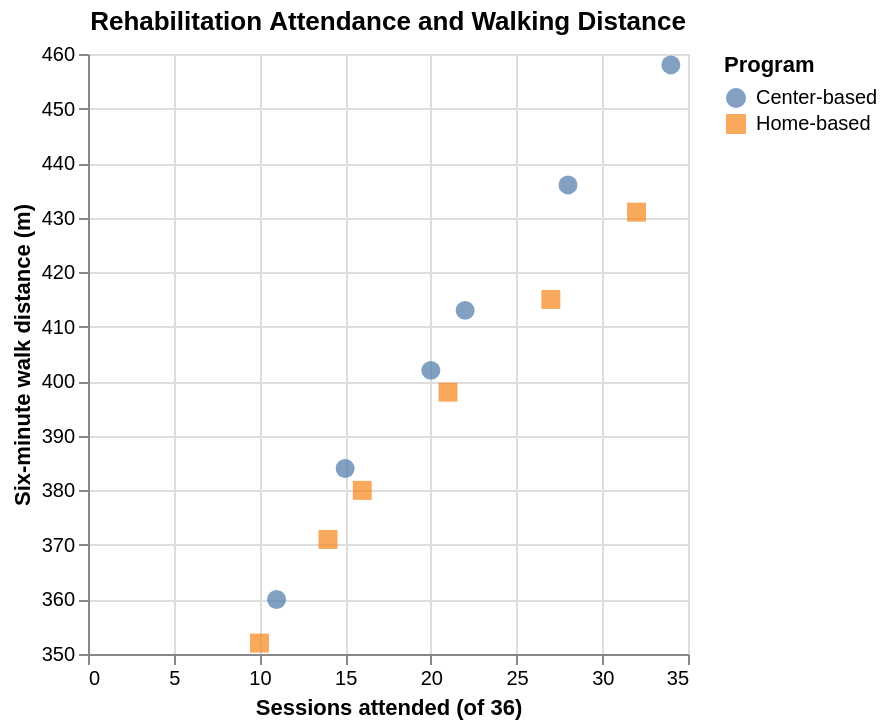

The code cell stored with this chart in its notebook:
### Markdown cell above
## Task 1: Explore the rehab patients with Altair

### 1.1 Load the patients and build the scatter plot

> **Checkpoint: `output/exploratory_spec.json`**
> A Vega-Lite specification with a `point` mark, `x`, `y`, `color`, and `shape` encodings, and the twelve patients embedded.

### Code cell
patients = pd.read_csv(PATIENTS_PATH) # TODO: read PATIENTS_PATH with pd.read_csv

print("Shape:", patients.shape) # TODO: print the shape and the dtypes of patients
display(patients.dtypes)  


exploratory_chart = (
    alt.Chart(patients)
    .mark_point(filled=True, size=90)
    .encode(
        x=alt.X(
            "sessions_attended:Q",
            title="Sessions attended (of 36)"
        ),
        y=alt.Y(
            "walk_distance_m:Q",
            title="Six-minute walk distance (m)",
            scale=alt.Scale(zero=False)
        ),
        color=alt.Color("program:N", title="Program"),
        shape=alt.Shape("program:N", title="Program"),
        tooltip=[
            "patient_id:N",
            "program:N",
            "sessions_attended:Q",
            "walk_distance_m:Q"
        ]
    )
    .properties(
        title="Rehabilitation Attendance and Walking Distance"
    )
)
  # TODO: the Altair scatter plot README Task 1.1 describes

# TODO: save exploratory_chart to EXPLORATORY_SPEC_PATH with .save()
exploratory_chart.save(EXPLORATORY_SPEC_PATH)

exploratory_chart

### Figure 1 — Vega-Lite specification as saved in the notebook (floating-point values rounded to 4 significant figures)
{"config": {"view": {"continuousWidth": 300, "continuousHeight": 300}}, "data": {"name": "data-c8aa350521c33b7072b39293a7897d72"}, "mark": {"type": "point", "filled": true, "size": 90}, "encoding": {"color": {"field": "program", "title": "Program", "type": "nominal"}, "shape": {"field": "program", "title": "Program", "type": "nominal"}, "tooltip": [{"field": "patient_id", "type": "nominal"}, {"field": "program", "type": "nominal"}, {"field": "sessions_attended", "type": "quantitative"}, {"field": "walk_distance_m", "type": "quantitative"}], "x": {"field": "sessions_attended", "title": "Sessions attended (of 36)", "type": "quantitative"}, "y": {"field": "walk_distance_m", "scale": {"zero": false}, "title": "Six-minute walk distance (m)", "type": "quantitative"}}, "title": "Rehabilitation Attendance and Walking Distance", "$schema": "https://vega.github.io/schema/vega-lite/v5.20.1.json", "datasets": {"data-c8aa350521c33b7072b39293a7897d72": [{"patient_id": "R01", "program": "Home-based", "sessions_attended": 14, "walk_distance_m": 371}, {"patient_id": "R02", "program": "Center-based", "sessions_attended": 20, "walk_distance_m": 402}, {"patient_id": "R03", "program": "Home-based", "sessions_attended": 32, "walk_distance_m": 431}, {"patient_id": "R04", "program": "Center-based", "sessions_attended": 11, "walk_distance_m": 360}, {"patient_id": "R05", "program": "Center-based", "sessions_attended": 28, "walk_distance_m": 436}, {"patient_id": "R06", "program": "Home-based", "sessions_attended": 10, "walk_distance_m": 352}, {"patient_id": "R07", "program": "Home-based", "sessions_attended": 21, "walk_distance_m": 398}, {"patient_id": "R08", "program": "Center-based", "sessions_attended": 34, "walk_distance_m": 458}, {"patient_id": "R09", "program": "Home-based", "sessions_attended": 16, "walk_distance_m": 380}, {"patient_id": "R10", "program": "Center-based", "sessions_attended": 15, "walk_distance_m": 384}, {"patient_id": "R11", "program": "Home-based", "sessions_attended": 27, "walk_distance_m": 415}, {"patient_id": "R12", "program": "Center-based", "sessions_attended": 22, "walk_distance_m": 413}]}}
